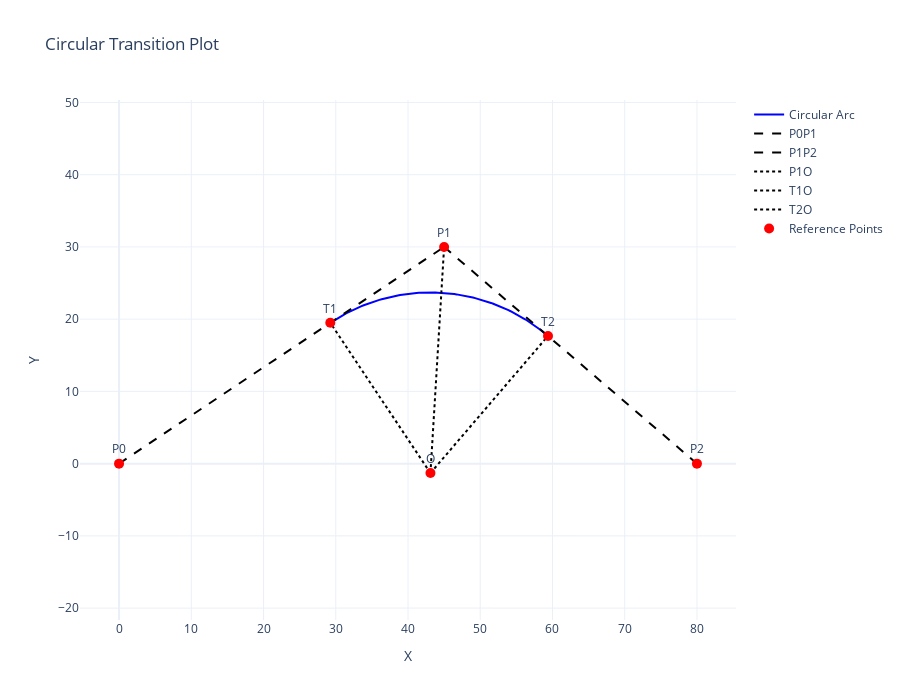

This figure's notebook cell:
### Code cell
# Import necessary modules
from functions import CircularTransition  # Class handling circular transitions
import numpy as np  # Library for numerical operations

# Define problem data  
P0 = [0, 0]
P1 = [45, 30]
P2 = [80, 0]
R = 25

# Create the circular transition object 
# (This automatically computes the transition parameters)
transition = CircularTransition(P0, P1, P2, R)

# Visualize the transition (arc, tangent points, and straight sections)
# Visualize the transition (arc, tangent points, and straight sections).
# This visualization uses Plotly (import plotly.graph_objects) and is visible only when the file is opened in Jupyter Notebook.
transition.plot()

### Figure 1 — Plotly figure (JSON) as saved in the notebook; plotly's stock layout.template omitted (floating-point values rounded to 4 significant figures)
{"data": [{"line": {"color": "blue", "width": 2}, "mode": "lines", "name": "Circular Arc", "type": "scatter", "x": [29.24, 29.52, 29.79, 30.07, 30.35, 30.63, 30.92, 31.2, 31.49, 31.78, 32.08, 32.37, 32.67, 32.97, 33.27, 33.57, 33.87, 34.18, 34.48, 34.79, 35.1, 35.41, 35.72, 36.04, 36.35, 36.67, 36.99, 37.3, 37.62, 37.94, 38.26, 38.58, 38.91, 39.23, 39.55, 39.88, 40.2, 40.53, 40.85, 41.18, 41.51, 41.83, 42.16, 42.49, 42.82, 43.14, 43.47, 43.8, 44.13, 44.45, 44.78, 45.11, 45.43, 45.76, 46.08, 46.41, 46.73, 47.06, 47.38, 47.7, 48.02, 48.34, 48.66, 48.98, 49.3, 49.62, 49.93, 50.25, 50.56, 50.87, 51.18, 51.49, 51.8, 52.11, 52.41, 52.71, 53.01, 53.31, 53.61, 53.91, 54.2, 54.5, 54.79, 55.07, 55.36, 55.65, 55.93, 56.21, 56.49, 56.76, 57.03, 57.3, 57.57, 57.84, 58.1, 58.36, 58.62, 58.88, 59.13, 59.38], "y": [19.49, 19.67, 19.85, 20.02, 20.19, 20.36, 20.52, 20.68, 20.83, 20.98, 21.13, 21.27, 21.41, 21.54, 21.67, 21.8, 21.92, 22.04, 22.16, 22.27, 22.38, 22.48, 22.58, 22.67, 22.76, 22.85, 22.93, 23.01, 23.08, 23.15, 23.22, 23.28, 23.34, 23.39, 23.44, 23.48, 23.52, 23.56, 23.59, 23.62, 23.64, 23.66, 23.68, 23.69, 23.69, 23.69, 23.69, 23.68, 23.67, 23.66, 23.64, 23.61, 23.59, 23.55, 23.52, 23.47, 23.43, 23.38, 23.33, 23.27, 23.21, 23.14, 23.07, 22.99, 22.91, 22.83, 22.74, 22.65, 22.56, 22.46, 22.35, 22.25, 22.13, 22.02, 21.9, 21.78, 21.65, 21.52, 21.38, 21.24, 21.1, 20.95, 20.8, 20.64, 20.49, 20.32, 20.16, 19.99, 19.81, 19.64, 19.46, 19.27, 19.08, 18.89, 18.7, 18.5, 18.3, 18.09, 17.89, 17.67]}, {"line": {"color": "black", "dash": "dash", "width": 2}, "mode": "lines", "name": "P0P1", "type": "scatter", "x": [0, 45], "y": [0, 30]}, {"line": {"color": "black", "dash": "dash", "width": 2}, "mode": "lines", "name": "P1P2", "type": "scatter", "x": [45, 80], "y": [30, 0]}, {"line": {"color": "black", "dash": "dot", "width": 2}, "mode": "lines", "name": "P1O", "type": "scatter", "x": [43.11, 45], "y": [-1.307, 30]}, {"line": {"color": "black", "dash": "dot", "width": 2}, "mode": "lines", "name": "T1O", "type": "scatter", "x": [43.11, 29.24], "y": [-1.307, 19.49]}, {"line": {"color": "black", "dash": "dot", "width": 2}, "mode": "lines", "name": "T2O", "type": "scatter", "x": [43.11, 59.38], "y": [-1.307, 17.67]}, {"marker": {"color": "red", "size": 10}, "mode": "markers+text", "name": "Reference Points", "text": ["P0", "P1", "P2", "O", "T1", "T2"], "textposition": "top center", "type": "scatter", "x": [0, 45, 80, 43.11, 29.24, 59.38], "y": [0, 30, 0, -1.307, 19.49, 17.67]}], "layout": {"height": 700, "title": {"text": "Circular Transition Plot"}, "width": 900, "xaxis": {"autorange": true, "domain": [0, 1], "range": [-5.418, 85.42], "scaleanchor": "y", "scaleratio": 1, "title": {"text": "X"}, "type": "linear"}, "yaxis": {"autorange": true, "domain": [0, 1], "range": [-22.1, 50.79], "scaleanchor": "x", "scaleratio": 1, "title": {"text": "Y"}, "type": "linear"}}}
